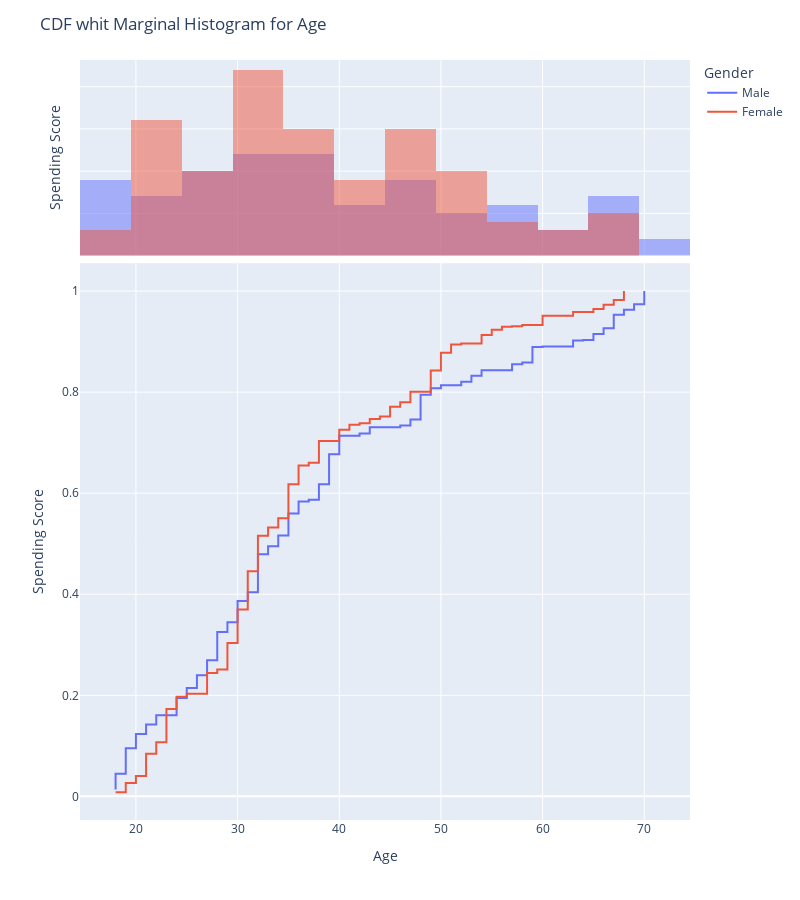

The notebook cell this image was saved under:
### Code cell
fig = px.ecdf(df, x="Age", 
              y="Spending Score (1-100)", 
              color="Gender",
              marginal="histogram",
              height=900,
              width=800,
              )

fig.update_yaxes(title_text="Spending Score")
fig.update_layout(title="CDF whit Marginal Histogram for Age")

### Figure 1 — Plotly figure (JSON) as saved in the notebook; plotly's stock layout.template omitted (floating-point values rounded to 4 significant figures)
{"data": [{"hovertemplate": "Gender=Male<br>Age=%{x}<br>fraction of sum of Spending Score (1-100)=%{y}<extra></extra>", "legendgroup": "Male", "line": {"dash": "solid", "shape": "hv"}, "marker": {"color": "#636efa", "symbol": "circle"}, "mode": "lines", "name": "Male", "orientation": "v", "showlegend": true, "type": "scatter", "x": [18, 18, 18, 19, 19, 19, 19, 19, 19, 20, 20, 20, 21, 22, 24, 24, 25, 25, 26, 26, 27, 27, 28, 28, 28, 29, 30, 30, 31, 32, 32, 32, 32, 32, 33, 33, 34, 34, 35, 35, 35, 36, 36, 37, 37, 38, 38, 39, 39, 39, 40, 40, 40, 42, 43, 43, 46, 47, 47, 48, 48, 48, 48, 48, 49, 50, 52, 53, 53, 54, 57, 58, 59, 59, 59, 59, 60, 63, 64, 65, 66, 67, 67, 67, 68, 69, 70, 70], "xaxis": "x", "y": [0.01382, 0.02342, 0.04498, 0.05786, 0.06863, 0.08245, 0.08363, 0.09276, 0.0951, 0.1066, 0.1078, 0.1232, 0.1422, 0.1607, 0.1822, 0.1944, 0.1972, 0.2143, 0.2272, 0.2399, 0.256, 0.2691, 0.2919, 0.3094, 0.3254, 0.3446, 0.3673, 0.3867, 0.4038, 0.4186, 0.4359, 0.4401, 0.4619, 0.479, 0.4931, 0.495, 0.4952, 0.5163, 0.5306, 0.5388, 0.5599, 0.5622, 0.5837, 0.584, 0.587, 0.5999, 0.6175, 0.6388, 0.6564, 0.677, 0.6992, 0.7023, 0.7135, 0.7182, 0.7222, 0.7304, 0.7339, 0.736, 0.7456, 0.7554, 0.7669, 0.7777, 0.7861, 0.7946, 0.8077, 0.8138, 0.8206, 0.8215, 0.8323, 0.8431, 0.855, 0.8585, 0.8611, 0.8721, 0.8754, 0.8894, 0.8904, 0.9023, 0.903, 0.9152, 0.9264, 0.9403, 0.9499, 0.9532, 0.9632, 0.974, 0.9871, 1], "yaxis": "y"}, {"alignmentgroup": "True", "bingroup": "x", "hovertemplate": "Gender=Male<br>Age=%{x}<br>count=%{y}<extra></extra>", "legendgroup": "Male", "marker": {"color": "#636efa"}, "name": "Male", "offsetgroup": "Male", "opacity": 0.5, "showlegend": false, "type": "histogram", "x": [18, 18, 18, 19, 19, 19, 19, 19, 19, 20, 20, 20, 21, 22, 24, 24, 25, 25, 26, 26, 27, 27, 28, 28, 28, 29, 30, 30, 31, 32, 32, 32, 32, 32, 33, 33, 34, 34, 35, 35, 35, 36, 36, 37, 37, 38, 38, 39, 39, 39, 40, 40, 40, 42, 43, 43, 46, 47, 47, 48, 48, 48, 48, 48, 49, 50, 52, 53, 53, 54, 57, 58, 59, 59, 59, 59, 60, 63, 64, 65, 66, 67, 67, 67, 68, 69, 70, 70], "xaxis": "x2", "yaxis": "y2"}, {"hovertemplate": "Gender=Female<br>Age=%{x}<br>fraction of sum of Spending Score (1-100)=%{y}<extra></extra>", "legendgroup": "Female", "line": {"dash": "solid", "shape": "hv"}, "marker": {"color": "#EF553B", "symbol": "circle"}, "mode": "lines", "name": "Female", "orientation": "v", "showlegend": true, "type": "scatter", "x": [18, 19, 19, 20, 20, 21, 21, 21, 21, 22, 22, 23, 23, 23, 23, 23, 23, 24, 24, 25, 27, 27, 27, 27, 28, 29, 29, 29, 29, 30, 30, 30, 30, 30, 31, 31, 31, 31, 31, 31, 31, 32, 32, 32, 32, 32, 32, 33, 34, 34, 34, 35, 35, 35, 35, 35, 35, 36, 36, 36, 36, 37, 38, 38, 38, 38, 40, 40, 40, 41, 41, 42, 43, 44, 44, 45, 45, 45, 46, 46, 47, 47, 47, 47, 49, 49, 49, 49, 49, 49, 50, 50, 50, 50, 51, 51, 52, 54, 54, 54, 55, 56, 57, 58, 60, 60, 63, 65, 66, 67, 68, 68], "xaxis": "x", "y": [0.008317, 0.01698, 0.02634, 0.03933, 0.04037, 0.04765, 0.06169, 0.07156, 0.08421, 0.09738, 0.1069, 0.1232, 0.1365, 0.1436, 0.1487, 0.1577, 0.1728, 0.184, 0.1974, 0.2033, 0.2119, 0.2273, 0.2362, 0.2443, 0.2513, 0.2585, 0.2738, 0.2882, 0.3034, 0.3161, 0.331, 0.3436, 0.3561, 0.3696, 0.3819, 0.3953, 0.4046, 0.4207, 0.4277, 0.4349, 0.4455, 0.4575, 0.4656, 0.4784, 0.4935, 0.5008, 0.5157, 0.5321, 0.536, 0.5399, 0.5503, 0.5673, 0.5845, 0.5905, 0.5916, 0.6041, 0.6177, 0.6222, 0.6269, 0.6417, 0.6547, 0.6602, 0.6734, 0.6891, 0.6961, 0.7033, 0.7134, 0.7203, 0.7257, 0.7286, 0.7354, 0.7383, 0.747, 0.7482, 0.7517, 0.7565, 0.7657, 0.7713, 0.7789, 0.7798, 0.7879, 0.7907, 0.798, 0.8007, 0.8056, 0.8146, 0.817, 0.8272, 0.8345, 0.8428, 0.8527, 0.8605, 0.87, 0.878, 0.8855, 0.8941, 0.8964, 0.8988, 0.903, 0.9132, 0.9232, 0.9293, 0.9302, 0.9328, 0.9425, 0.951, 0.9584, 0.9645, 0.9731, 0.9822, 0.9917, 1], "yaxis": "y"}, {"alignmentgroup": "True", "bingroup": "x", "hovertemplate": "Gender=Female<br>Age=%{x}<br>count=%{y}<extra></extra>", "legendgroup": "Female", "marker": {"color": "#EF553B"}, "name": "Female", "offsetgroup": "Female", "opacity": 0.5, "showlegend": false, "type": "histogram", "x": [18, 19, 19, 20, 20, 21, 21, 21, 21, 22, 22, 23, 23, 23, 23, 23, 23, 24, 24, 25, 27, 27, 27, 27, 28, 29, 29, 29, 29, 30, 30, 30, 30, 30, 31, 31, 31, 31, 31, 31, 31, 32, 32, 32, 32, 32, 32, 33, 34, 34, 34, 35, 35, 35, 35, 35, 35, 36, 36, 36, 36, 37, 38, 38, 38, 38, 40, 40, 40, 41, 41, 42, 43, 44, 44, 45, 45, 45, 46, 46, 47, 47, 47, 47, 49, 49, 49, 49, 49, 49, 50, 50, 50, 50, 51, 51, 52, 54, 54, 54, 55, 56, 57, 58, 60, 60, 63, 65, 66, 67, 68, 68], "xaxis": "x2", "yaxis": "y2"}], "layout": {"barmode": "overlay", "height": 900, "legend": {"title": {"text": "Gender"}, "tracegroupgap": 0}, "margin": {"t": 60}, "title": {"text": "CDF whit Marginal Histogram for Age"}, "width": 800, "xaxis": {"anchor": "y", "autorange": true, "domain": [0, 1], "range": [14.5, 74.5], "title": {"text": "Age"}, "type": "linear"}, "xaxis2": {"anchor": "y2", "autorange": true, "domain": [0, 1], "matches": "x", "range": [14.5, 74.5], "showgrid": true, "showticklabels": false, "type": "linear"}, "yaxis": {"anchor": "x", "autorange": true, "domain": [0, 0.7326], "range": [-0.04678, 1.055], "title": {"text": "Spending Score"}, "type": "linear"}, "yaxis2": {"anchor": "x2", "autorange": true, "domain": [0.7426, 1], "matches": "y2", "range": [0, 23.16], "showgrid": true, "showline": false, "showticklabels": false, "ticks": "", "title": {"text": "Spending Score"}}}}
